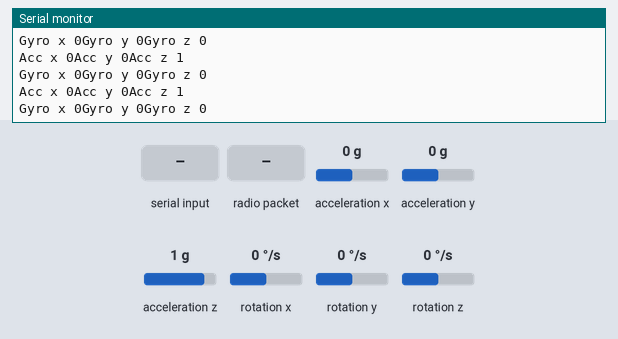
This sketch was run on a simulated Arduino Uno, built with avr-gcc and run on an emulated ATmega328P. Parts: the last lines printed to the serial monitor. Inputs (shaded band) come from the test bench; at power-on: acceleration x 0 g, acceleration y 0 g, acceleration z 1 g, rotation x 0 °/s, rotation y 0 °/s, rotation z 0 °/s. No radio packets arrive unless stated.

Above: at 1.2 s.
1.3 s: "T" received over Serial
At 1.7 s:
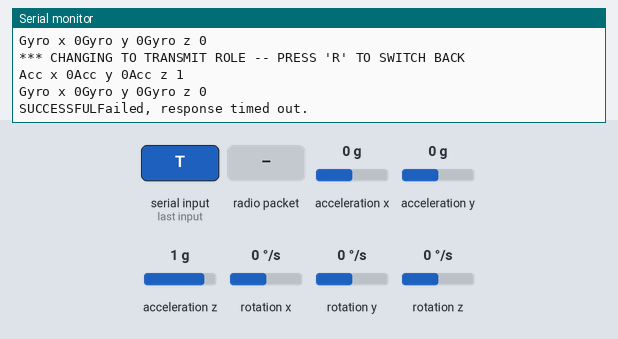
2.8 s: radio packet "T" arrives
At 4.6 s:
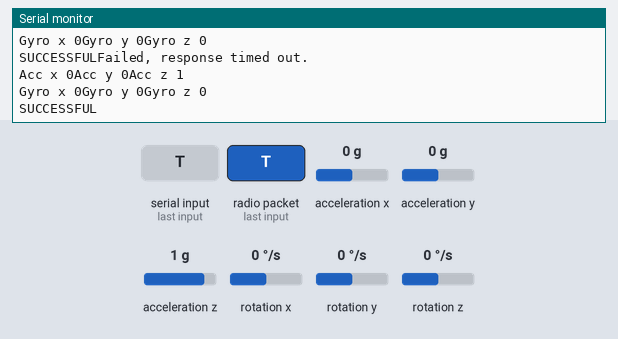
5.8 s: "R" received over Serial
8.8 s: acceleration x set to -1.4 g
At 9.6 s:
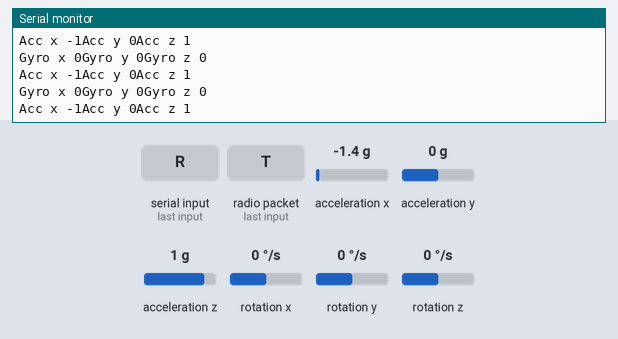
10.3 s: acceleration y set to -1.4 g
At 11.1 s:
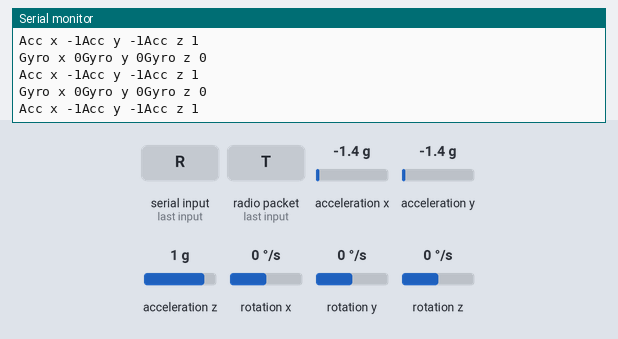
11.8 s: acceleration z set to -1.4 g
At 12.7 s:
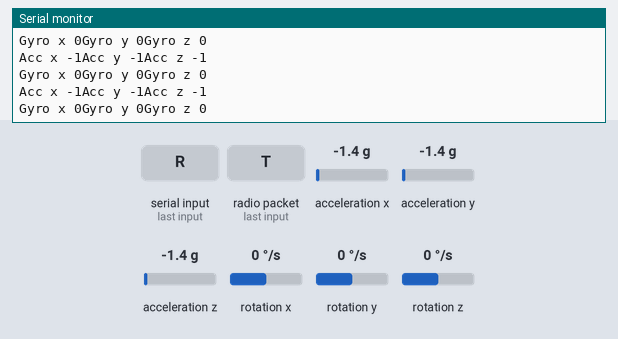

The sketch:

transmit_data.ino
```cpp
//This is the transmitter for accl and gyro data

//Include all libraries
#include <SPI.h>
#include "nRF24L01.h"
#include "RF24.h"
#include "printf.h"
#include <Wire.h>
#include <Adafruit_MPL3115A2.h>
#include "I2Cdev.h"
#include "MPU6050.h"

//I2C initialization
#if I2CDEV_IMPLEMENTATION == I2CDEV_ARDUINO_WIRE
    #include "Wire.h"
#endif

/// Set up the accelerometer and gyro
MPU6050 accelgyro;

/// Set up the altimeter
Adafruit_MPL3115A2 baro = Adafruit_MPL3115A2();

// Set up nRF24L01 radio on SPI bus plus pins 9 & 10
RF24 radio(9,10);

// Define variables for acc/gyro
// same scale as johnny five
float scale = 16384.0;
float gyroscale = 131.0;
int16_t ax, ay, az;
int16_t gx, gy, gz;
int16_t payload[5];

#define OUTPUT_READABLE_ACCELGYRO

#define LED_PIN 13
bool blinkState = false;

// Radio pipe addresses for the 2 nodes to communicate.
const uint64_t pipes[2] = { 0xF0F0F0F0E1LL, 0xF0F0F0F0D2LL };

//
// Role management
//
// Set up role.  This sketch uses the same software for all the nodes
// in this system.  Doing so greatly simplifies testing.
//

// The various roles supported by this sketch
typedef enum { role_ping_out = 1, role_pong_back } role_e;

// The debug-friendly names of those roles
const char* role_friendly_name[] = { "invalid", "Ping out", "Pong back"};

// The role of the current running sketch
role_e role = role_pong_back;

void setup(void)
{
  //
  // Print preamble
  //

  Serial.begin(57600);
  Serial.setTimeout(500);
  // join I2C bus (I2Cdev library doesn't do this automatically)
  #if I2CDEV_IMPLEMENTATION == I2CDEV_ARDUINO_WIRE
    Wire.begin();
  #elif I2CDEV_IMPLEMENTATION == I2CDEV_BUILTIN_FASTWIRE
    Fastwire::setup(400, true);
  #endif
  printf_begin();
  printf("\n\rRF24/examples/GettingStarted/\n\r");
  printf("ROLE: %s\n\r",role_friendly_name[role]);
  printf("*** PRESS 'T' to begin transmitting to the other node\n\r");

  // set acc/gyro to +/- 8G sensitivity
  // make sure this is the same as johnny five
  accelgyro.setFullScaleAccelRange(0);

  // initialize MPU6050
  Serial.println("Initializing I2C devices...");
  accelgyro.initialize();

  // verify connection for MPU6050
  Serial.println("Testing device connections...");
  Serial.println(accelgyro.testConnection() ? "MPU6050 connection successful" : "MPU6050 connection failed");

  //
  // Setup and configure rf radio
  //

  radio.begin();

  // optionally, increase the delay between retries & # of retries
  radio.setRetries(15,15);

  // optionally, reduce the payload size.  seems to
  // improve reliability
  //radio.setPayloadSize(8);

  //
  // Open pipes to other nodes for communication
  //

  // This simple sketch opens two pipes for these two nodes to communicate
  // back and forth.
  // Open 'our' pipe for writing
  // Open the 'other' pipe for reading, in position #1 (we can have up to 5 pipes open for reading)

  //if ( role == role_ping_out )
  {
    //radio.openWritingPipe(pipes[0]);
    radio.openReadingPipe(1,pipes[1]);
  }
  //else
  {
    //radio.openWritingPipe(pipes[1]);
    //radio.openReadingPipe(1,pipes[0]);
  }

  //
  // Start listening
  //

  radio.startListening();

  //
  // Dump the configuration of the rf unit for debugging
  //

  radio.printDetails();
}

void loop(void)
{

  // check altimeter

  if (! baro.begin()) {
    Serial.println("Couldnt find sensor");
    return;
  }

  // setup MPU6050
  accelgyro.getMotion6(&ax, &ay, &az, &gx, &gy, &gz);

  // set and print all values to validate
  Serial.print("Acc x ");
  ax = ax/scale;
  Serial.print(ax);
  Serial.print("Acc y ");
  ay = ay/scale;
  Serial.print(ay);
  Serial.print("Acc z ");
  az = az/scale;
  Serial.println(az);
  Serial.print("Gyro x ");
  gx = gx/gyroscale;
  Serial.print(gx);
  Serial.print("Gyro y ");
  gy = gy/gyroscale;
  Serial.print(gy);
  Serial.print("Gyro z ");
  gz = gz/gyroscale;
  Serial.println(gz);

  // build payload
  //TODO make this into a loop later
  payload[0] = ax;
  payload[1] = ay;
  payload[2] = az;
  payload[3] = gx;
  payload[4] = gy;
  payload[5] = gz;

  //
  // Transmitter Role.  Repeatedly send acceleration and gyro values
  //

  if (role == role_ping_out)
  {
    // First, stop listening so we can talk.
    radio.stopListening();

    //TODO delete later
    // Take the time, and send it.  This will block until complete
    //unsigned long time = millis();
    //printf("Now sending %lu...",time);
    bool ok = radio.write( &payload, sizeof(payload) );

    if (ok)
      printf("SUCCESSFUL");
    else
      printf("FAILED\n\r");

    // Start listening for new data
    radio.startListening();

    // Wait here until we get a response, or timeout (250ms)
    unsigned long started_waiting_at = millis();
    bool timeout = false;
    while ( ! radio.available() && ! timeout )
      if (millis() - started_waiting_at > 200 )
        timeout = true;

    // Describe the results
    if ( timeout )
    {
      printf("Failed, response timed out.\n\r");
    }
    else
    {
      // Grab the response, compare, and send to debugging spew
      //unsigned long got_time;
      //radio.read( &got_time, sizeof(unsigned long) );

      // Spew it
      //printf("Got response %lu, round-trip delay: %lu\n\r",got_time,millis()-got_time);
    }

    // Try again 1s later
    delay(1000);
  }

  //
  // Change roles
  //

  if ( Serial.available() )
  {
    char c = toupper(Serial.read());
    if ( c == 'T' && role == role_pong_back )
    {
      printf("*** CHANGING TO TRANSMIT ROLE -- PRESS 'R' TO SWITCH BACK\n\r");

      // Become the primary transmitter (ping out)
      role = role_ping_out;
      radio.openWritingPipe(pipes[0]);
      radio.openReadingPipe(1,pipes[1]);
    }
    else if ( c == 'R' && role == role_ping_out )
    {
      printf("*** CHANGING TO RECEIVE ROLE -- PRESS 'T' TO SWITCH BACK\n\r");

      // Become the primary receiver (pong back)
      role = role_pong_back;
      radio.openWritingPipe(pipes[1]);
      radio.openReadingPipe(1,pipes[0]);
    }
  }
}
// vim:cin:ai:sts=2 sw=2 ft=cpp
```

printf.h
```cpp
// (licence header left out)
/**
 * @file printf.h
 *
 * Setup necessary to direct stdout to the Arduino Serial library, which
 * enables 'printf'
 */

#ifndef __PRINTF_H__
#define __PRINTF_H__

#ifdef ARDUINO

int serial_putc( char c, FILE * )
{
  Serial.write( c );

  return c;
}

void printf_begin(void)
{
  fdevopen( &serial_putc, 0 );
}

#else
#error This example is only for use on Arduino.
#endif // ARDUINO

#endif // __PRINTF_H__
```

Measured:
- after the input at 1.3 s, the serial monitor: prints a new line at once (image 1)
- after the input at 2.8 s, the serial monitor: prints a new line after 0.95 s (image 2)
- after the input at 8.8 s, the serial monitor: prints a new line at once (image 3)
- after the input at 10.3 s, the serial monitor: prints a new line at once (image 4)
- after the input at 11.8 s, the serial monitor: prints a new line at once (image 5)
